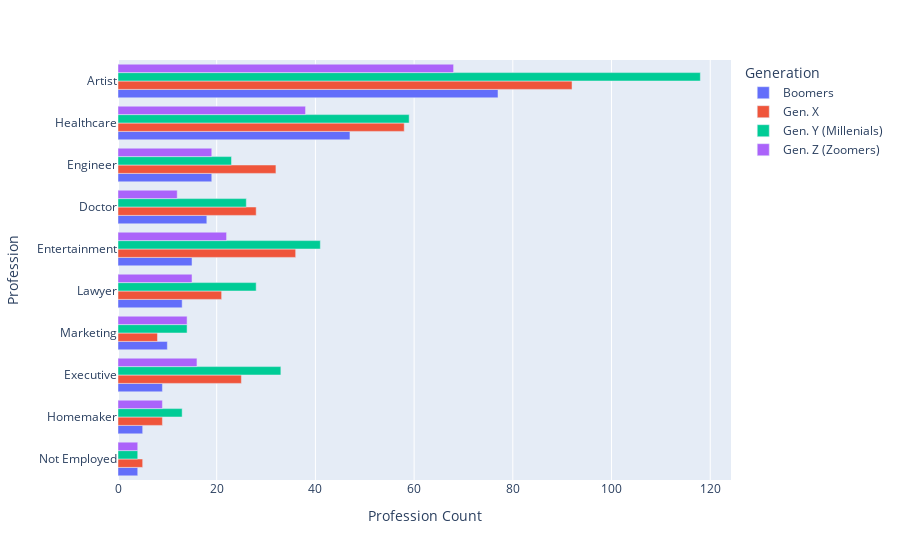

Here is the notebook cell this chart was saved with:
### Code cell
plot_profession = px.bar(data_frame=melt_gen_profession.sort_values(by='num_people'), 
                   x='num_people', y='Profession', color='generation', barmode='group',
                   labels={'num_people': 'Profession Count',
                            'Profession': 'Profession',
                            'generation': 'Generation'},
                            category_orders={'generation': ['Boomers', 'Gen. X', 'Gen. Y (Millenials)', 'Gen. Z (Zoomers)']})
plot_profession

### Figure 1 — Plotly figure (JSON) as saved in the notebook; plotly's stock layout.template omitted (floating-point values rounded to 4 significant figures)
{"data": [{"alignmentgroup": "True", "hovertemplate": "Generation=Boomers<br>Profession Count=%{x}<br>Profession=%{y}<extra></extra>", "legendgroup": "Boomers", "marker": {"color": "#636efa", "pattern": {"shape": ""}}, "name": "Boomers", "offsetgroup": "Boomers", "orientation": "h", "showlegend": true, "textposition": "auto", "type": "bar", "x": [4, 5, 9, 10, 13, 15, 18, 19, 47, 77], "xaxis": "x", "y": ["Not Employed", "Homemaker", "Executive", "Marketing", "Lawyer", "Entertainment", "Doctor", "Engineer", "Healthcare", "Artist"], "yaxis": "y"}, {"alignmentgroup": "True", "hovertemplate": "Generation=Gen. X<br>Profession Count=%{x}<br>Profession=%{y}<extra></extra>", "legendgroup": "Gen. X", "marker": {"color": "#EF553B", "pattern": {"shape": ""}}, "name": "Gen. X", "offsetgroup": "Gen. X", "orientation": "h", "showlegend": true, "textposition": "auto", "type": "bar", "x": [5, 8, 9, 21, 25, 28, 32, 36, 58, 92], "xaxis": "x", "y": ["Not Employed", "Marketing", "Homemaker", "Lawyer", "Executive", "Doctor", "Engineer", "Entertainment", "Healthcare", "Artist"], "yaxis": "y"}, {"alignmentgroup": "True", "hovertemplate": "Generation=Gen. Y (Millenials)<br>Profession Count=%{x}<br>Profession=%{y}<extra></extra>", "legendgroup": "Gen. Y (Millenials)", "marker": {"color": "#00cc96", "pattern": {"shape": ""}}, "name": "Gen. Y (Millenials)", "offsetgroup": "Gen. Y (Millenials)", "orientation": "h", "showlegend": true, "textposition": "auto", "type": "bar", "x": [4, 13, 14, 23, 26, 28, 33, 41, 59, 118], "xaxis": "x", "y": ["Not Employed", "Homemaker", "Marketing", "Engineer", "Doctor", "Lawyer", "Executive", "Entertainment", "Healthcare", "Artist"], "yaxis": "y"}, {"alignmentgroup": "True", "hovertemplate": "Generation=Gen. Z (Zoomers)<br>Profession Count=%{x}<br>Profession=%{y}<extra></extra>", "legendgroup": "Gen. Z (Zoomers)", "marker": {"color": "#ab63fa", "pattern": {"shape": ""}}, "name": "Gen. Z (Zoomers)", "offsetgroup": "Gen. Z (Zoomers)", "orientation": "h", "showlegend": true, "textposition": "auto", "type": "bar", "x": [4, 9, 12, 14, 15, 16, 19, 22, 38, 68], "xaxis": "x", "y": ["Not Employed", "Homemaker", "Doctor", "Marketing", "Lawyer", "Executive", "Engineer", "Entertainment", "Healthcare", "Artist"], "yaxis": "y"}], "layout": {"barmode": "group", "legend": {"title": {"text": "Generation"}, "tracegroupgap": 0}, "margin": {"t": 60}, "xaxis": {"anchor": "y", "domain": [0, 1], "title": {"text": "Profession Count"}}, "yaxis": {"anchor": "x", "domain": [0, 1], "title": {"text": "Profession"}}}}
